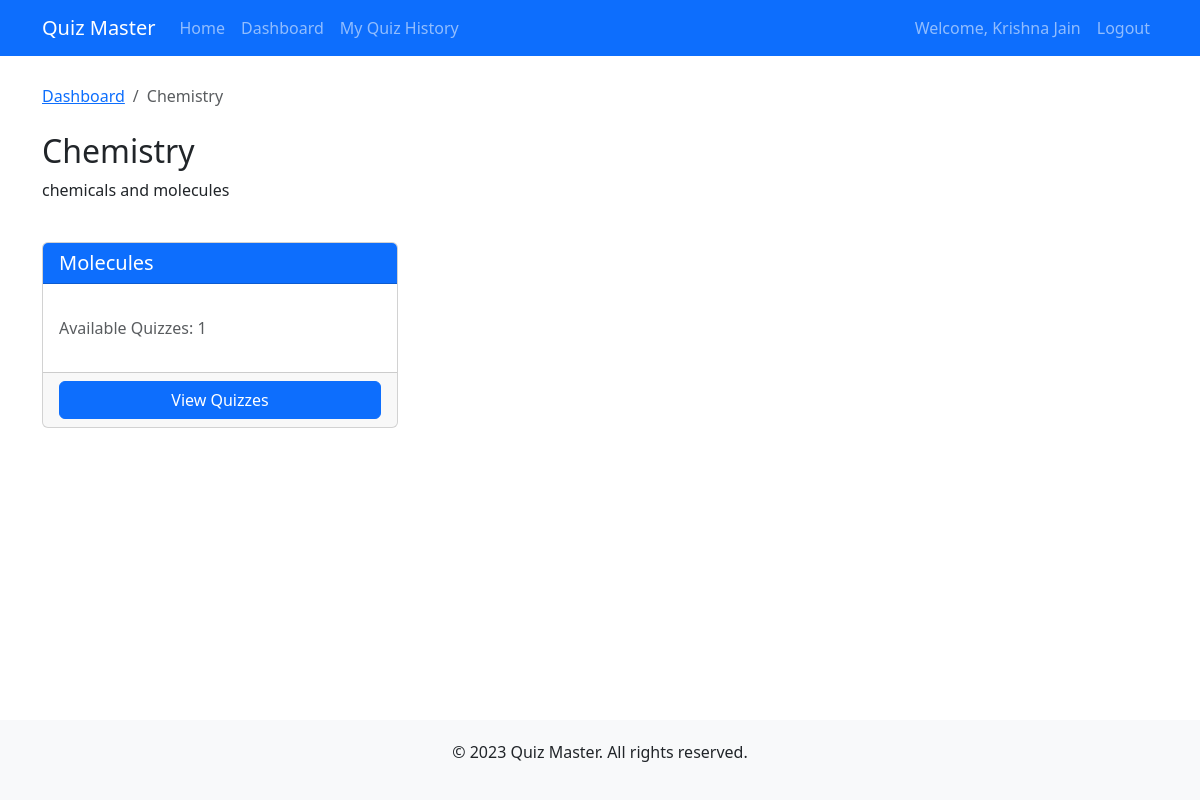
/user/subjects/2/chapters (signed in), run on the app's committed database.
### models.py (models this page shows, shortened)
class User(db.Model, UserMixin):
    id = db.Column(db.Integer, primary_key=True)
    username = db.Column(db.String(100), unique=True, nullable=False)
    password_hash = db.Column(db.String(200), nullable=False)
    full_name = db.Column(db.String(100), nullable=False)
    qualification = db.Column(db.String(100))
    dob = db.Column(db.Date)
    is_admin = db.Column(db.Boolean, default=False)
    quiz_attempts = db.relationship('Score', backref='user', lazy=True)

class Subject(db.Model):
    id = db.Column(db.Integer, primary_key=True)
    name = db.Column(db.String(100), nullable=False)
    description = db.Column(db.Text)
    chapters = db.relationship('Chapter', backref='subject', lazy=True, cascade="all, delete-orphan")

class Chapter(db.Model):
    id = db.Column(db.Integer, primary_key=True)
    name = db.Column(db.String(100), nullable=False)
    description = db.Column(db.Text)
    subject_id = db.Column(db.Integer, db.ForeignKey('subject.id'), nullable=False)
    quizzes = db.relationship('Quiz', backref='chapter', lazy=True, cascade="all, delete-orphan")

### app.py (the view)
@app.route('/user/subjects/<int:subject_id>/chapters')
@login_required
def user_chapters(subject_id):
    if current_user.is_admin:
        return redirect(url_for('admin_dashboard'))
    subject = Subject.query.get_or_404(subject_id)
    chapters = Chapter.query.filter_by(subject_id=subject_id).all()
    return render_template('user/chapters.html', subject=subject, chapters=chapters)

### app.py (called while the page is built)
@login_manager.user_loader
def load_user(user_id):
    return User.query.get(int(user_id))

### templates/user/chapters.html (shortened to what this page needs)
{% extends 'base.html' %}
{% block content %}
<div class="row mt-4">
    <div class="col-md-12">
        <nav aria-label="breadcrumb">
            <ol class="breadcrumb">
                <li class="breadcrumb-item"><a href="{{ url_for('user_dashboard') }}">Dashboard</a></li>
                <li class="breadcrumb-item active">{{ subject.name }}</li>
            </ol>
        </nav>
    </div>
</div>
<div class="row mt-2">
    <div class="col-md-12">
        <h2>{{ subject.name }}</h2>
        <p>{{ subject.description }}</p>
    </div>
</div>
<div class="row mt-4">
    {% if chapters %}
        {% for chapter in chapters %}
            <div class="col-md-4 mb-4">
                <div class="card h-100">
                    <div class="card-header bg-primary text-white">
                        <h5 class="mb-0">{{ chapter.name }}</h5>
                    </div>
                    <div class="card-body">
                        <p class="text-muted">Available Quizzes: {{ chapter.quizzes|length }}</p>
                    </div>
                    <div class="card-footer">
                        <a href="{{ url_for('user_quizzes', chapter_id=chapter.id) }}" class="btn btn-primary w-100">View Quizzes</a>
                    </div>
                </div>
            </div>
        {% endfor %}
    {% else %}
        <div class="col-md-12">
            <div class="alert alert-info">
                No chapters available for this subject yet. Please check back later.
            </div>
        </div>
    {% endif %}
</div>
{% endblock %}

### templates/base.html (shortened to what this page needs)
<!DOCTYPE html>
<html lang="en">
<head>
    <link href="https://cdn.jsdelivr.net/npm/bootstrap@5.3.0-alpha1/dist/css/bootstrap.min.css" rel="stylesheet">
</head>
<body>
    <nav class="navbar navbar-expand-lg navbar-dark bg-primary fixed-top">
        <div class="container">
            <a class="navbar-brand" href="{{ url_for('index') }}">Quiz Master</a>
            <div class="collapse navbar-collapse" id="navbarNav">
                <ul class="navbar-nav me-auto">
                    <li class="nav-item">
                        <a class="nav-link" href="{{ url_for('index') }}">Home</a>
                    </li>
                    {% if current_user.is_authenticated %}
                        {% if current_user.is_admin %}
                            <li class="nav-item">
                                <a class="nav-link" href="{{ url_for('admin_dashboard') }}">Dashboard</a>
                            </li>
                            <li class="nav-item">
                                <a class="nav-link" href="{{ url_for('admin_subjects') }}">Subjects</a>
                            </li>
                            <li class="nav-item">
                                <a class="nav-link" href="{{ url_for('admin_chapters') }}">Chapters</a>
                            </li>
                            <li class="nav-item">
                                <a class="nav-link" href="{{ url_for('admin_quizzes') }}">Quizzes</a>
                            </li>
                        {% else %}
                            <li class="nav-item">
                                <a class="nav-link" href="{{ url_for('user_dashboard') }}">Dashboard</a>
                            </li>
                            <li class="nav-item">
                                <a class="nav-link" href="{{ url_for('quiz_history') }}">My Quiz History</a>
                            </li>
                        {% endif %}
                    {% endif %}
                </ul>
                <ul class="navbar-nav">
                    {% if current_user.is_authenticated %}
                        <li class="nav-item">
                            <span class="nav-link">Welcome, {{ current_user.full_name }}</span>
                        </li>
                        <li class="nav-item">
                            <a class="nav-link" href="{{ url_for('logout') }}">Logout</a>
                        </li>
                    {% endif %}
                </ul>
            </div>
        </div>
    </nav>
    <div class="container content">
        {% block content %}{% endblock %}
    </div>
    <footer class="text-center">
        <div class="container">
            <p>&copy; 2023 Quiz Master. All rights reserved.</p>
        </div>
    </footer>
</body>
</html>

### templates/base.html (style rules this page uses)
body { padding-top: 60px; min-height: 100vh; display: flex; flex-direction: column; }
.content { flex: 1; }
footer { margin-top: auto; padding: 20px 0; background-color: #f8f9fa; }

### data on the page
User: full_name "Krishna Jain"
Subject: name "Chemistry", description "chemicals and molecules"
Chapter: name "Molecules", quizzes|length "1"
